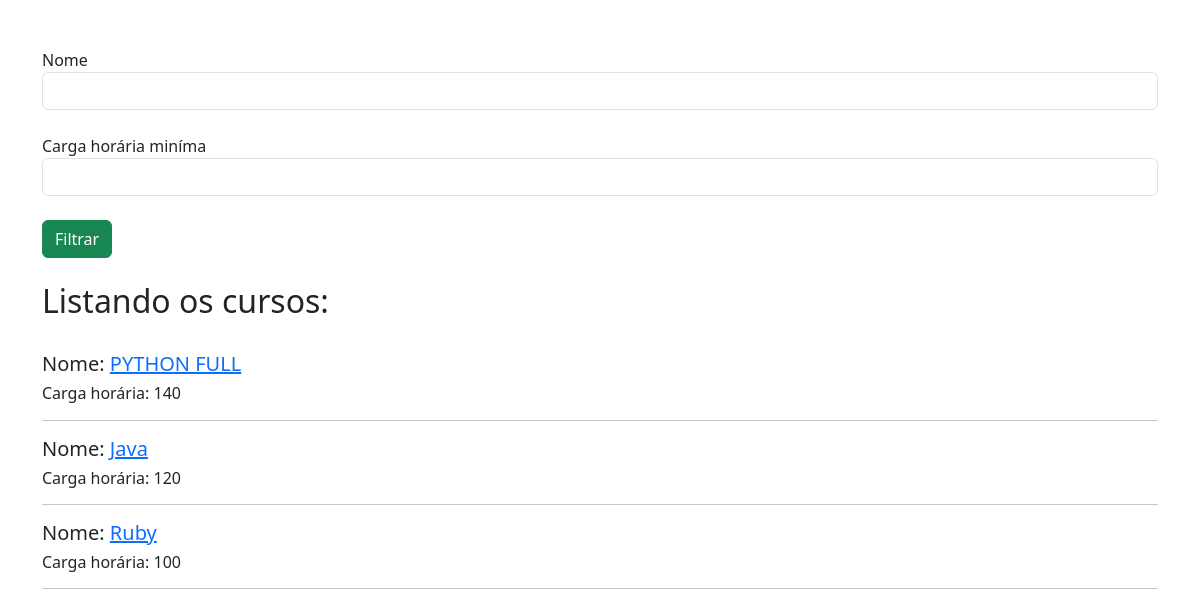
/curso/listar_cursos/, run on an earlier commit of the app's database.
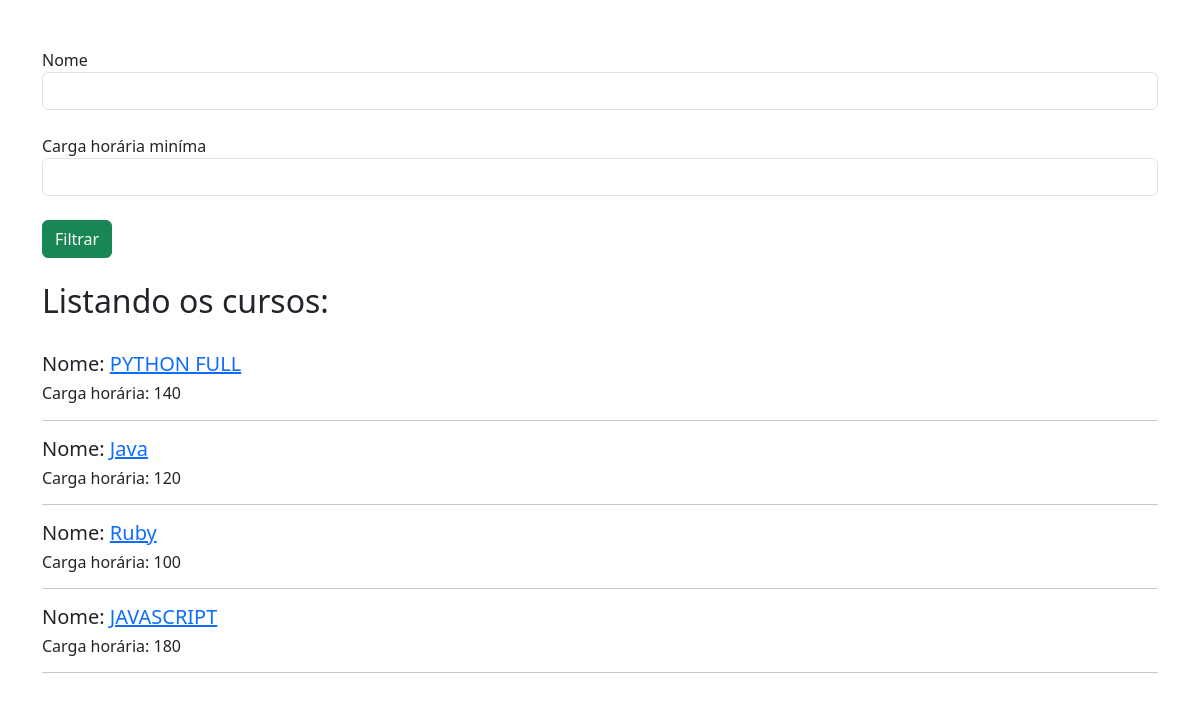
And on a later commit of the database.
### cursos/models.py (models this page shows, shortened)
class  Curso(models.Model):
    nome = models.CharField(max_length=40)
    carga_horaria = models.IntegerField()
    data_criacao = models.DateTimeField()
    ativo = models.BooleanField(default=True)

### cursos/views.py (the view)
# urls.py: path('listar_cursos/', views.listar_cursos, name="listar_cursos"),
def listar_cursos(request):
    nome_filtrar = request.GET.get('nome_filtrar')
    carga_horaria_filtrar = request.GET.get('carga_horaria')
    cursos = Curso.objects.all()
    if nome_filtrar:
        cursos = cursos.filter(nome__contains=nome_filtrar)
    if carga_horaria_filtrar:
        cursos = cursos.filter(carga_horaria__gte=carga_horaria_filtrar)
    return render(request, 'listar_cursos.html', {'cursos': cursos})

### cursos/templates/listar_cursos.html (shortened to what this page needs)
<!doctype html>
<html lang="pt-br">
  <head>
    <link href="https://cdn.jsdelivr.net/npm/bootstrap@5.3.3/dist/css/bootstrap.min.css" rel="stylesheet">
  </head>
  <body>
    <div class="container">
      <br>
      <br>
      <form action="{% url 'listar_cursos' %}" method="GET">
        <label for="">Nome</label>
        <input type="text" name="nome_filtrar" class="form-control">
        <br>
        <label for="">Carga horária miníma</label>
        <input type="number" name="carga_horaria" class="form-control">
        <br>
        <input type="submit" value="Filtrar" class="btn btn-success">
      </form>
      <br>
      <h2>Listando os cursos:</h2>
      <br>
      {% for i in cursos %}
        {% if i.ativo %}
        <h5>Nome: <a href="/curso/ver_curso/{{i.id}}">{{i.nome}}</a></h5>
        <h6>Carga horária: {{i.carga_horaria}}</h6>
        <hr>
        {% endif %}
      {% endfor %}
    </div>
  </body>
</html>

What changed in the data, as far as the page shows it:
added Curso: nome "JAVASCRIPT", carga_horaria "180"
